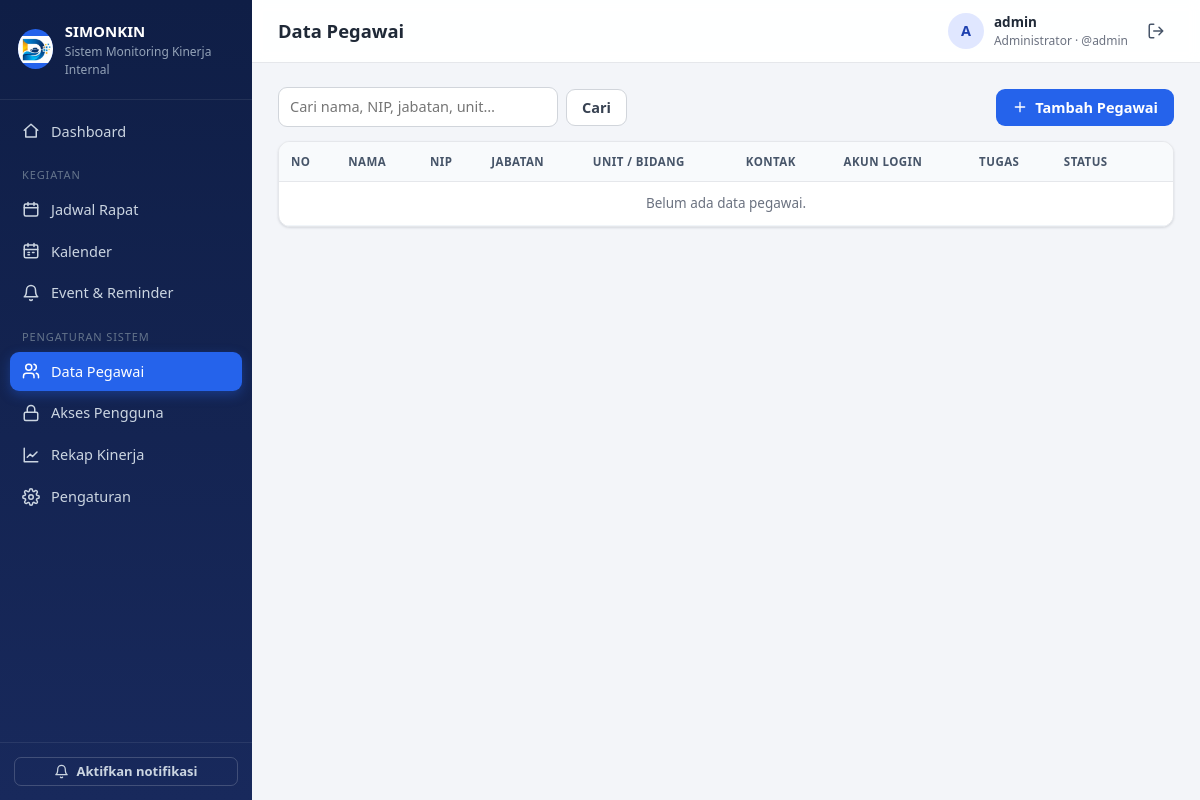
Before: /pegawai (signed in) with the older database file.
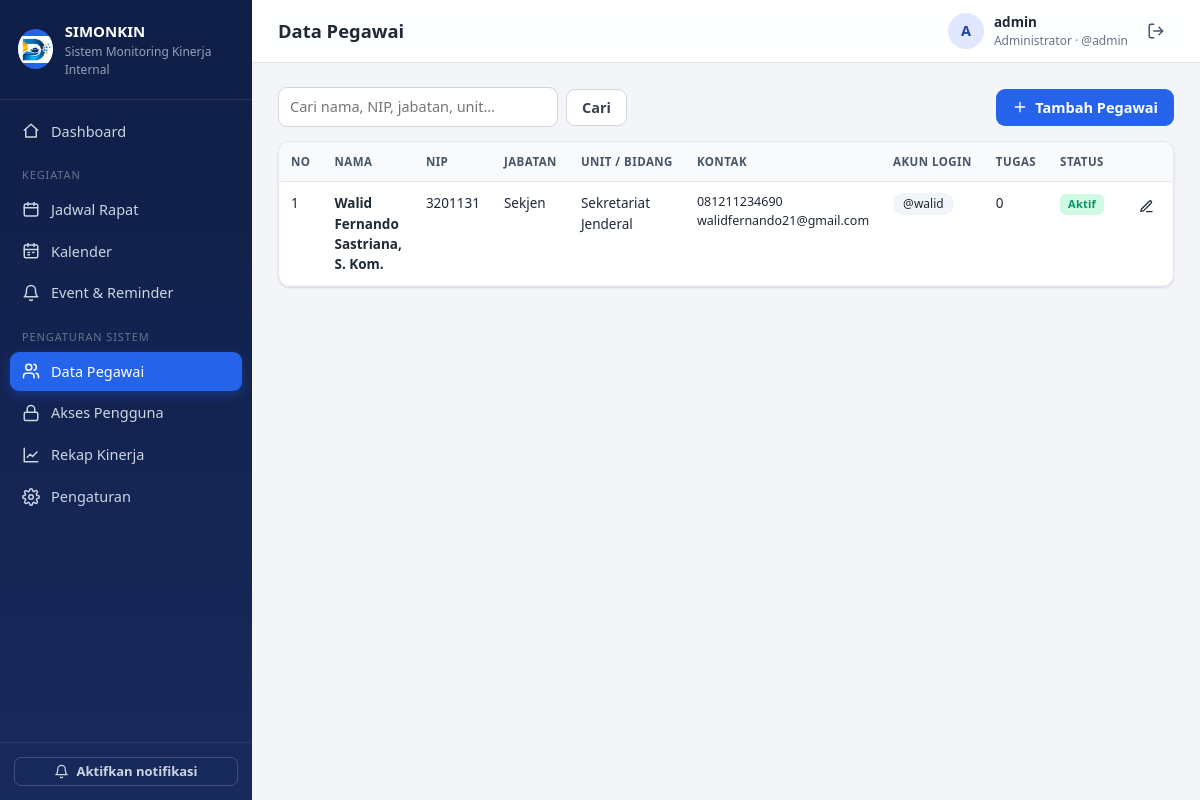
After: the same page with the newer database file.
### tables this page shows
CREATE TABLE users (
    id INTEGER PRIMARY KEY AUTOINCREMENT,
    username TEXT UNIQUE NOT NULL,
    password_hash TEXT NOT NULL,
    role TEXT NOT NULL CHECK (role IN ('admin','user')),
    pegawai_id INTEGER REFERENCES pegawai(id) ON DELETE SET NULL,
    aktif INTEGER NOT NULL DEFAULT 1,
    last_login TEXT, created_at TEXT
);

CREATE TABLE pegawai (
    id INTEGER PRIMARY KEY AUTOINCREMENT,
    nip TEXT, nama TEXT NOT NULL, jabatan TEXT, unit TEXT,
    no_hp TEXT, email TEXT,
    aktif INTEGER NOT NULL DEFAULT 1,
    created_at TEXT
);

### app.py (the view)
@app.route("/pegawai")
@admin_required
def pegawai_list():
    q = request.args.get("q", "").strip()
    where, args = "1=1", []
    if q:
        where = "(p.nama LIKE ? OR p.nip LIKE ? OR p.jabatan LIKE ? OR p.unit LIKE ?)"
        args = [f"%{q}%"] * 4
    rows = query(f"""SELECT p.*, u.username, u.id AS user_id,
                     (SELECT COUNT(*) FROM disposisi d WHERE d.pegawai_id=p.id) AS jml_tugas
                     FROM pegawai p LEFT JOIN users u ON u.pegawai_id=p.id
                     WHERE {where} ORDER BY p.aktif DESC, p.nama""", args)
    return render_template("pegawai_list.html", rows=rows, q=q)

### app.py (called while the page is built)
def get_db():
    if "db" not in g:
        g.db = sqlite3.connect(DB_PATH)
        g.db.row_factory = sqlite3.Row
        g.db.execute("PRAGMA foreign_keys = ON")
    return g.db

def query(sql, args=(), one=False):
    cur = get_db().execute(sql, args)
    rows = cur.fetchall()
    cur.close()
    return (rows[0] if rows else None) if one else rows

def now_str():
    return datetime.now().strftime(FMT)

def csrf_token():
    if "_csrf" not in session:
        session["_csrf"] = secrets.token_hex(16)
    return session["_csrf"]

def is_admin():
    return bool(g.user and g.user["role"] == "admin")

def admin_required(f):
    @wraps(f)
    def wrapper(*a, **kw):
        if not g.user:
            return redirect(url_for("login", next=request.full_path))
        if g.user["role"] != "admin":
            abort(403)
        return f(*a, **kw)
    return wrapper

def icon(name, size=18):
    return Markup(
        f'<svg class="ic" width="{size}" height="{size}" viewBox="0 0 24 24" fill="none" stroke="currentColor" '
        f'stroke-width="2" stroke-linecap="round" stroke-linejoin="round" aria-hidden="true">{ICONS.get(name, "")}</svg>')

### monitoring-kinerja/templates/pegawai_list.html (shortened to what this page needs)
{% extends 'base.html' %}
{% from '_macros.html' import delete_btn %}
{% block heading %}Data Pegawai{% endblock %}
{% block content %}
<div class="toolbar">
  <form class="filters" method="get">
    <input type="search" name="q" value="{{ q }}" placeholder="Cari nama, NIP, jabatan, unit…">
    <button class="btn btn-light">Cari</button>
  </form>
  <a href="{{ url_for('pegawai_baru') }}" class="btn btn-primary">{{ icon('plus',16) }} Tambah Pegawai</a>
</div>
<div class="card p0"><div class="table-wrap">
<table class="table">
  <thead><tr><th>No</th><th>Nama</th><th>NIP</th><th>Jabatan</th><th>Unit / Bidang</th><th>Kontak</th><th>Akun Login</th><th>Tugas</th><th>Status</th><th></th></tr></thead>
  <tbody>
  {% for p in rows %}
  <tr class="{{ 'row-past' if not p.aktif }}">
    <td>{{ loop.index }}</td>
    <td class="strong">{{ p.nama }}</td>
    <td class="nowrap">{{ p.nip or '-' }}</td>
    <td>{{ p.jabatan or '-' }}</td>
    <td>{{ p.unit or '-' }}</td>
    <td class="small">{{ p.no_hp or '' }}{% if p.email %}<br>{{ p.email }}{% endif %}</td>
    <td>{% if p.username %}<a href="{{ url_for('pengguna_edit', uid=p.user_id) }}" class="chip">@{{ p.username }}</a>
        {% else %}<a href="{{ url_for('pengguna_baru', pegawai_id=p.id) }}" class="btn btn-sm btn-light">{{ icon('plus',13) }} Buat akun</a>{% endif %}</td>
    <td>{{ p.jml_tugas }}</td>
    <td>{% if p.aktif %}<span class="badge b-green">Aktif</span>{% else %}<span class="badge b-gray">Nonaktif</span>{% endif %}</td>
    <td class="nowrap">
      <a href="{{ url_for('pegawai_edit', pid=p.id) }}" class="btn btn-sm btn-ghost">{{ icon('edit',15) }}</a>
      {{ delete_btn(url_for('pegawai_hapus', pid=p.id), msg='Hapus data pegawai ini?') }}
    </td>
  </tr>
  {% else %}<tr><td colspan="10" class="empty">Belum ada data pegawai.</td></tr>{% endfor %}
  </tbody>
</table></div></div>
{% endblock %}

Changed rows visible on the page:
added users: nama "Walid Fernando Sastriana, S. Kom.", nip "3201131", jabatan "Sekjen", unit "Sekretariat Jenderal", no_hp "081211234690", email "walidfernando21@gmail.com", username "walid", jml_tugas "0"
Other visible differences:
text no longer shown: "Belum ada data pegawai."
